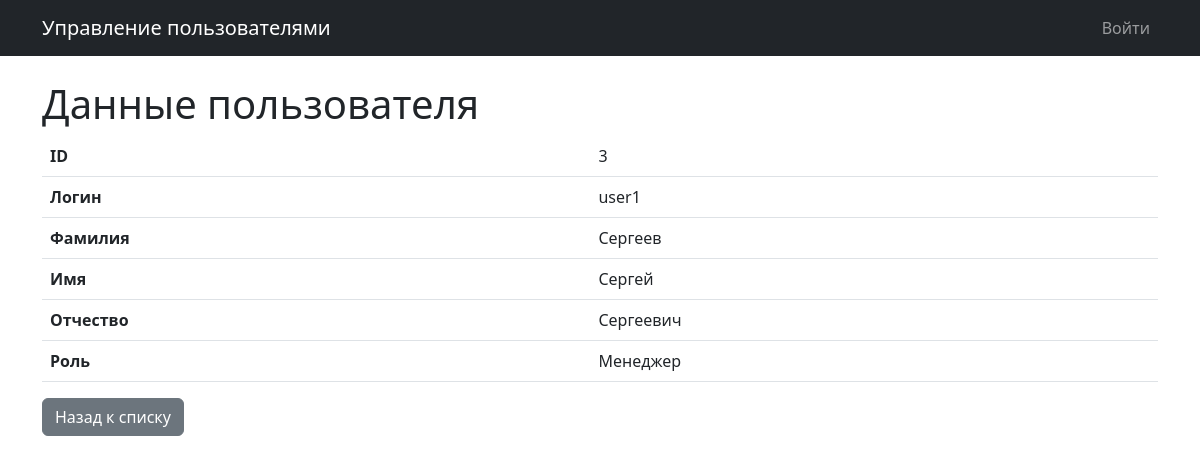
The page /user/3 on the database its author committed.
### app.py (models this page shows, shortened)
class User(UserMixin, db.Model):
    id = db.Column(db.Integer, primary_key=True)
    login = db.Column(db.String(50), unique=True, nullable=False)
    password_hash = db.Column(db.String(128), nullable=False)
    last_name = db.Column(db.String(50))
    first_name = db.Column(db.String(50), nullable=False)
    middle_name = db.Column(db.String(50))
    role_id = db.Column(db.Integer, db.ForeignKey('role.id'))
    created_at = db.Column(db.DateTime, default=datetime.utcnow)

class Role(db.Model):
    id = db.Column(db.Integer, primary_key=True)
    name = db.Column(db.String(50), nullable=False)
    description = db.Column(db.String(200))
    users = db.relationship('User', backref='role', lazy=True)

### app.py (the view)
@app.route('/user/<int:user_id>')
def view_user(user_id):
    user = User.query.get_or_404(user_id)
    return render_template('view_user.html', user=user)

### templates/view_user.html (shortened to what this page needs)
{% extends "base.html" %}
{% block content %}
<h1>Данные пользователя</h1>
<table class="table">
    <tr>
        <th>ID</th>
        <td>{{ user.id }}</td>
    </tr>
    <tr>
        <th>Логин</th>
        <td>{{ user.login }}</td>
    </tr>
    <tr>
        <th>Фамилия</th>
        <td>{{ user.last_name or '' }}</td>
    </tr>
    <tr>
        <th>Имя</th>
        <td>{{ user.first_name }}</td>
    </tr>
    <tr>
        <th>Отчество</th>
        <td>{{ user.middle_name or '' }}</td>
    </tr>
    <tr>
        <th>Роль</th>
        <td>{{ user.role.name if user.role else '' }}</td>
    </tr>
</table>
<a href="{{ url_for('index') }}" class="btn btn-secondary">Назад к списку</a>
{% endblock %}

### rows shown on the page
User: id "3", login "user1", last_name "Сергеев", first_name "Сергей", middle_name "Сергеевич"
Role: role "Менеджер"
